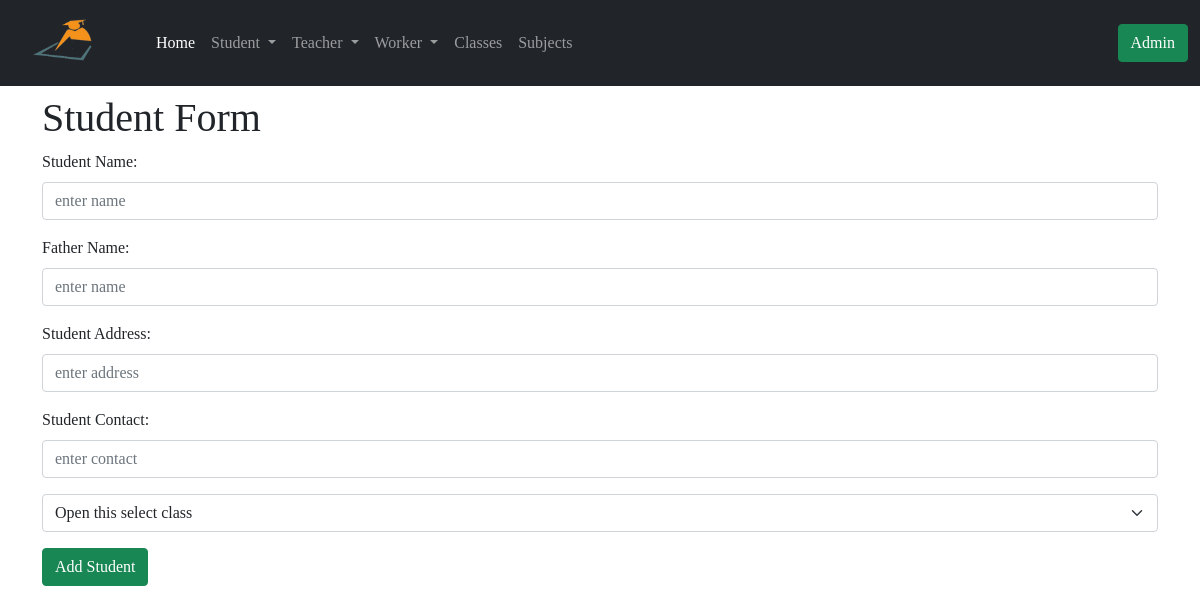
Page /update_student/1 on the earlier database version.
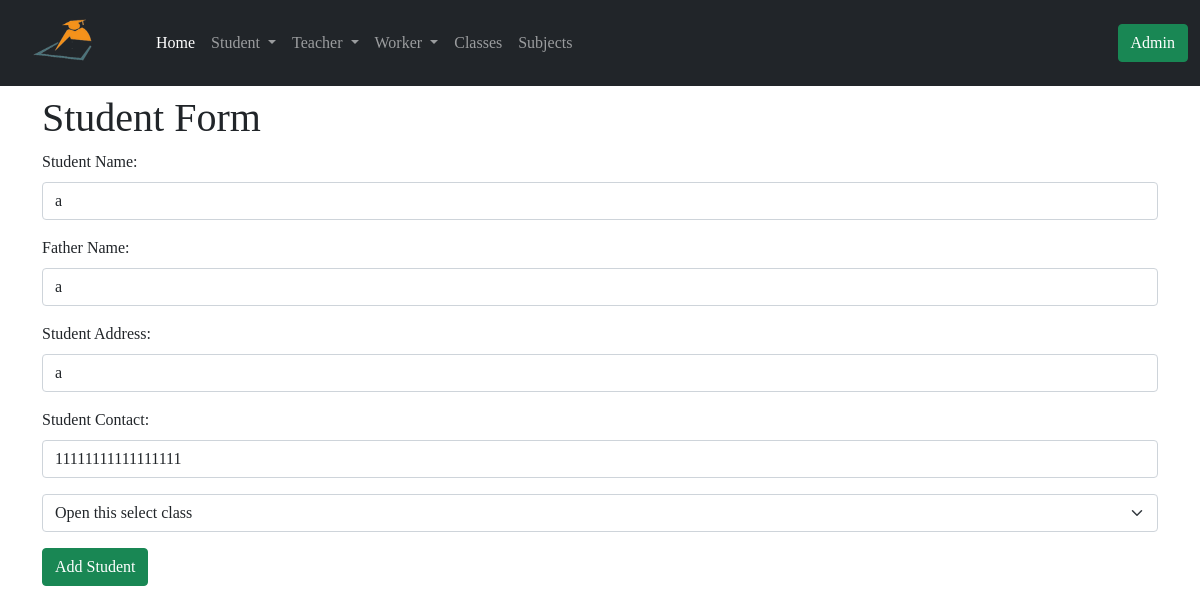
Same page on the later database version.
### app/models.py (models this page shows, shortened)
class Student(db.Model):
    id = db.Column(db.Integer, primary_key=True)
    std_name = db.Column(db.String(64), index=True)
    f_name = db.Column(db.String(64), index=True)
    std_address = db.Column(db.String(128), index=True)
    std_contact = db.Column(db.String(64), index=True)
    join_date = db.Column(db.DateTime, default=datetime.utcnow())
    std_class = db.Column(db.Integer, db.ForeignKey('class.id'))
    admin_id = db.Column(db.Integer, db.ForeignKey('admin.id'))

### app/routes.py (the view, shortened to what this page needs)
@app.route('/update_student/<id>', methods=['POST', 'GET'])
def update_student(id):
    classes = Class.query.all()
    student = Student.query.filter_by(id=id).first()
    return render_template('add_student.html', title='Update Student', student=student, classes=classes)

### app/models.py (called while the page is built)
    def __repr__(self):
        return 'Class {}'.format(self.cls_name)

### app/templates/add_student.html (shortened to what this page needs)
{% extends 'base.html' %}
{% block content %}
<div class="container mt-2">
<h1>Student Form</h1>
<form method="POST">
    <div class="mb-3">
      <label for="Inputname" class="form-label">Student Name:</label>
      <input type="text" class="form-control" name="std_name" value="{{student.std_name}}" id="Inputname" placeholder="enter name" required>
    </div>
    <div class="mb-3">
        <label for="Inputname" class="form-label">Father Name:</label>
        <input type="text" class="form-control" name="f_name" value="{{student.f_name}}" id="Inputname" placeholder="enter name" required>
    </div>
    <div class="mb-3">
        <label for="Inputaddress" class="form-label">Student Address:</label>
        <input type="text" class="form-control" name="std_address" value="{{student.std_address}}" id="Inputaddress" placeholder="enter address" required>
    </div>
    <div class="mb-3">
        <label for="Inputcontact" class="form-label">Student Contact:</label>
        <input type="tel" class="form-control" name="std_contact" value="{{student.std_contact}}" id="Inputcontact" placeholder="enter contact" required>
    </div>
    <div class="mb-3">
        <select class="form-select" name="stdclass"  aria-label="Default select example">
            <option selected>Open this select class</option>
          </select>
    </div>
    <button type="submit" class="btn btn-success">Add Student</button>
  </form>
</div>
{% endblock %}

Differences in the rows shown:
added Student: std_name "a", f_name "a", std_address "a", std_contact "11111111111111111"
